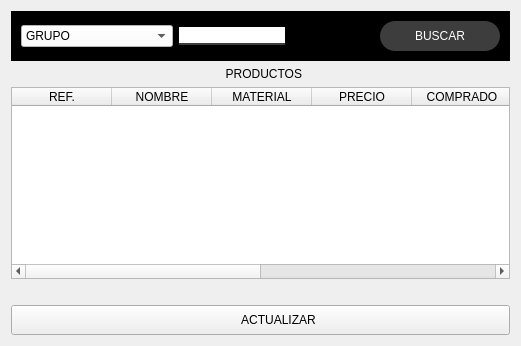
               <widget class="QWidget" name="base_pag">
                <layout class="QVBoxLayout" name="verticalLayout">
                 <item>
                  <widget class="QFrame" name="frame">
                   <property name="styleSheet">
                    <string notr="true">QFrame{
background-color:rgb(0,0,0);
}
QLabel{
font: 87 12pt &quot;Arial Black&quot;;
background-color: #000000ff;
color: rgb(32, 80, 255);
border:0px solid #14C8CD;
}
QLineEdit{
border: 10px;
color:rgb(255,255,255);
border-bottom:2px solid rgb(61,61,61);
font:75 12pt &quot;Times New Roman&quot;;
}
QPushButton{
background-color:rgb(61,61,61);
border-radius: 15px;
color:rgb(255,255,255);
font:77 10pt &quot;Arial Black&quot;;
}
QPushButton:hover{
background-color: rgb(32, 80, 255);
border-radius: 15px;
color:rgb(0,0,0);
font: 77 10pt &quot;Arial Black&quot;;
}
QTableWidget{
background-color: rgb(255,255,255);
color:rgb(0,0,0);
gridline-color:rgb(32, 80, 255);
font-size:12pt;
color:#000000;
}
QHeaderView::section{
background-color: rgb(32, 80, 255);
border:1px solid rgb(0,0,0);
font-size: 12pt;
}
QTableWidget QTableCornerButton::section{
background-color:rgb(0,0,0);
border:1px solid rgb(32, 80, 255);
}</string>
                   </property>
                   <property name="frameShape">
                    <enum>QFrame::StyledPanel</enum>
                   </property>
                   <property name="frameShadow">
                    <enum>QFrame::Raised</enum>
                   </property>
                   <layout class="QHBoxLayout" name="horizontalLayout_10">
                    <item>
                     <widget class="QComboBox" name="combo">
                      <property name="styleSheet">
                       <string notr="true">background-color: rgb(255, 255, 255);
font: 14px &quot;Arial Black&quot;;</string>
                      </property>
                      <item>
                       <property name="text">
                        <string>GRUPO</string>
                       </property>
                      </item>
                      <item>
                       <property name="text">
                        <string>NOMBRE</string>
                       </property>
                      </item>
                      <item>
                       <property name="text">
                        <string>PRECIO</string>
                       </property>
                      </item>
                      <item>
                       <property name="text">
                        <string>REFERENCIA</string>
                       </property>
                      </item>
                      <item>
                       <property name="text">
                        <string>CANTIDAD</string>
                       </property>
                      </item>
                      <item>
                       <property name="text">
                        <string>UTILIDAD</string>
                       </property>
                      </item>
                      <item>
                       <property name="text">
                        <string>MATERIAL</string>
                       </property>
                      </item>
                      <item>
                       <property name="text">
                        <string>PRECIO DE COMPRA</string>
                       </property>
                      </item>
                     </widget>
                    </item>
                    <item>
                     <widget class="QLineEdit" name="combo_line"/>
                    </item>
                    <item>
                     <spacer name="horizontalSpacer_8">
                      <property name="orientation">
                       <enum>Qt::Horizontal</enum>
                      </property>
                      <property name="sizeHint" stdset="0">
                       <size>
                        <width>40</width>
                        <height>20</height>
                       </size>
                      </property>
                     </spacer>
                    </item>
                    <item>
                     <widget class="QPushButton" name="search_db">
                      <property name="minimumSize">
                       <size>
                        <width>120</width>
                        <height>30</height>
                       </size>
                      </property>
                      <property name="text">
                       <string>BUSCAR</string>
                      </property>
                      <property name="icon">
                       <iconset>
                        <normaloff>Imagenes/preferencessystemsearch_94404 (1).png</normaloff>Imagenes/preferencessystemsearch_94404 (1).png</iconset>
                      </property>
                      <property name="iconSize">
                       <size>
                        <width>30</width>
                        <height>30</height>
                       </size>
                      </property>
                     </widget>
                    </item>
                   </layout>
                  </widget>
                 </item>
                 <item>
                  <widget class="QLabel" name="tit_product">
                   <property name="text">
                    <string>  PRODUCTOS</string>
                   </property>
                   <property name="alignment">
                    <set>Qt::AlignCenter</set>
                   </property>
                  </widget>
                 </item>
                 <item>
                  <widget class="QTableWidget" name="prodc_table">
                   <column>
                    <property name="text">
                     <string>REF.</string>
                    </property>
                   </column>
                   <column>
                    <property name="text">
                     <string>NOMBRE</string>
                    </property>
                   </column>
                   <column>
                    <property name="text">
                     <string>MATERIAL</string>
                    </property>
                   </column>
                   <column>
                    <property name="text">
                     <string>PRECIO</string>
                    </property>
                   </column>
                   <column>
                    <property name="text">
                     <string>COMPRADO</string>
                    </property>
                   </column>
                   <column>
                    <property name="text">
                     <string>UTILIDAD</string>
                    </property>
                   </column>
                   <column>
                    <property name="text">
                     <string>CANTIDAD</string>
                    </property>
                   </column>
                   <column>
                    <property name="text">
                     <string>GRUPO</string>
                    </property>
                   </column>
                  </widget>
                 </item>
                 <item>
                  <spacer name="horizontalSpacer_2">
                   <property name="orientation">
                    <enum>Qt::Horizontal</enum>
                   </property>
                   <property name="sizeHint" stdset="0">
                    <size>
                     <width>499</width>
                     <height>20</height>
                    </size>
                   </property>
                  </spacer>
                 </item>
                 <item>
                  <widget class="QPushButton" name="refresh_bt">
                   <property name="minimumSize">
                    <size>
                     <width>120</width>
                     <height>30</height>
                    </size>
                   </property>
                   <property name="text">
                    <string>           ACTUALIZAR</string>
                   </property>
                   <property name="icon">
                    <iconset>
                     <normaloff>Imagenes/vcsupdaterequired_93493.png</normaloff>Imagenes/vcsupdaterequired_93493.png</iconset>
                   </property>
                   <property name="iconSize">
                    <size>
                     <width>38</width>
                     <height>38</height>
                    </size>
                   </property>
                  </widget>
                 </item>
                </layout>
               </widget>
